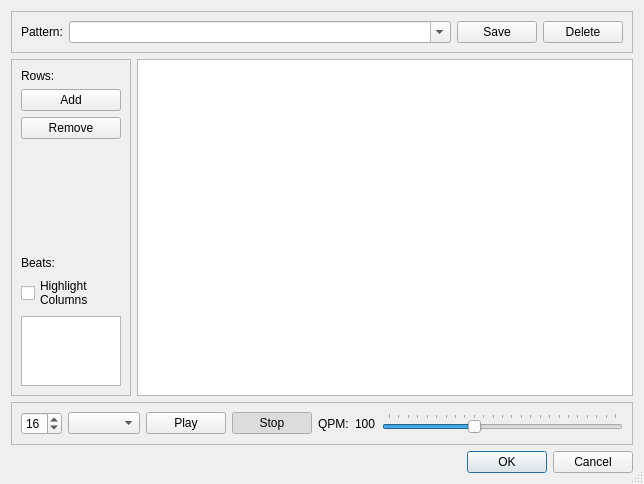
<?xml version="1.0" encoding="UTF-8"?>
<ui version="4.0">
 <author>Pedro Lopez-Cabanillas &lt;plcl@users.sourceforge.net&gt;</author>
 <comment>
KMetronome - ALSA Sequencer based MIDI metronome
Copyright (C) 2005-2019 Pedro Lopez-Cabanillas &lt;plcl@users.sourceforge.net&gt;

This program is free software; you can redistribute it and/or modify 
it under the terms of the GNU General Public License as published by 
the Free Software Foundation; either version 2 of the License, or 
(at your option) any later version.

This program is distributed in the hope that it will be useful,
but WITHOUT ANY WARRANTY; without even the implied warranty of
MERCHANTABILITY or FITNESS FOR A PARTICULAR PURPOSE.  
See the GNU General Public License for more details.

You should have received a copy of the GNU General Public License
along with this program; if not, write to the Free Software
Foundation, Inc., 51 Franklin Street, Fifth Floor, Boston,
MA 02110-1301, USA
 </comment>
 <class>DrumGrid</class>
 <widget class="QDialog" name="DrumGrid">
  <property name="geometry">
   <rect>
    <x>0</x>
    <y>0</y>
    <width>644</width>
    <height>484</height>
   </rect>
  </property>
  <property name="windowIcon">
   <iconset resource="kmetronome.qrc">
    <normaloff>:/icons/midi/icon16.png</normaloff>:/icons/midi/icon16.png</iconset>
  </property>
  <property name="sizeGripEnabled">
   <bool>true</bool>
  </property>
  <property name="modal">
   <bool>true</bool>
  </property>
  <layout class="QGridLayout" name="gridLayout">
   <item row="1" column="0">
    <widget class="QFrame" name="leftFrame">
     <property name="maximumSize">
      <size>
       <width>120</width>
       <height>16777215</height>
      </size>
     </property>
     <property name="frameShape">
      <enum>QFrame::StyledPanel</enum>
     </property>
     <property name="frameShadow">
      <enum>QFrame::Raised</enum>
     </property>
     <layout class="QVBoxLayout" name="verticalLayout">
      <item>
       <widget class="QLabel" name="label">
        <property name="text">
         <string>Rows:</string>
        </property>
       </widget>
      </item>
      <item>
       <widget class="QPushButton" name="addButton">
        <property name="whatsThis">
         <string>Use this button to add new rows (sounds) to the current pattern definition</string>
        </property>
        <property name="text">
         <string>Add</string>
        </property>
        <property name="icon">
         <iconset theme="list-add">
          <normaloff>.</normaloff>.</iconset>
        </property>
       </widget>
      </item>
      <item>
       <widget class="QPushButton" name="removeButton">
        <property name="whatsThis">
         <string>Use this button to remove the selected row (sound) from the pattern definition</string>
        </property>
        <property name="text">
         <string>Remove</string>
        </property>
        <property name="icon">
         <iconset theme="list-remove">
          <normaloff>.</normaloff>.</iconset>
        </property>
       </widget>
      </item>
      <item>
       <spacer name="verticalSpacer">
        <property name="orientation">
         <enum>Qt::Vertical</enum>
        </property>
        <property name="sizeHint" stdset="0">
         <size>
          <width>20</width>
          <height>155</height>
         </size>
        </property>
       </spacer>
      </item>
      <item>
       <widget class="QLabel" name="label_2">
        <property name="sizePolicy">
         <sizepolicy hsizetype="Minimum" vsizetype="Preferred">
          <horstretch>0</horstretch>
          <verstretch>0</verstretch>
         </sizepolicy>
        </property>
        <property name="text">
         <string>Beats:</string>
        </property>
       </widget>
      </item>
      <item>
       <widget class="QCheckBox" name="chkselbeat">
        <property name="whatsThis">
         <string>Highligh the grid columns while playing</string>
        </property>
        <property name="text">
         <string>Highlight
Columns</string>
        </property>
       </widget>
      </item>
      <item>
       <widget class="LCDNumberView" name="beatNumber">
        <property name="maximumSize">
         <size>
          <width>16777215</width>
          <height>100</height>
         </size>
        </property>
        <property name="whatsThis">
         <string>This is the current beat number</string>
        </property>
       </widget>
      </item>
     </layout>
    </widget>
   </item>
   <item row="0" column="0" colspan="2">
    <widget class="QFrame" name="topFrame">
     <property name="frameShape">
      <enum>QFrame::StyledPanel</enum>
     </property>
     <property name="frameShadow">
      <enum>QFrame::Raised</enum>
     </property>
     <layout class="QHBoxLayout" name="horizontalLayout_2">
      <item>
       <widget class="QLabel" name="patternLabel">
        <property name="text">
         <string>Pattern:</string>
        </property>
        <property name="buddy">
         <cstring>patternCombo</cstring>
        </property>
       </widget>
      </item>
      <item>
       <widget class="QComboBox" name="patternCombo">
        <property name="sizePolicy">
         <sizepolicy hsizetype="Expanding" vsizetype="Fixed">
          <horstretch>0</horstretch>
          <verstretch>0</verstretch>
         </sizepolicy>
        </property>
        <property name="whatsThis">
         <string>Type a new name and press the &quot;Save&quot; button to create a new pattern, or choose an existing pattern from the drop-down list.</string>
        </property>
        <property name="editable">
         <bool>true</bool>
        </property>
       </widget>
      </item>
      <item>
       <widget class="QPushButton" name="saveButton">
        <property name="whatsThis">
         <string>This button stores the current pattern definition with the name given</string>
        </property>
        <property name="text">
         <string>Save</string>
        </property>
        <property name="icon">
         <iconset theme="document-save">
          <normaloff>.</normaloff>.</iconset>
        </property>
       </widget>
      </item>
      <item>
       <widget class="QPushButton" name="deleteButton">
        <property name="whatsThis">
         <string>This button deletes the current pattern definition</string>
        </property>
        <property name="text">
         <string>Delete</string>
        </property>
        <property name="icon">
         <iconset theme="edit-delete">
          <normaloff>.</normaloff>.</iconset>
        </property>
       </widget>
      </item>
     </layout>
    </widget>
   </item>
   <item row="3" column="0" colspan="2">
    <widget class="QFrame" name="bottomFrame">
     <property name="frameShape">
      <enum>QFrame::StyledPanel</enum>
     </property>
     <property name="frameShadow">
      <enum>QFrame::Raised</enum>
     </property>
     <layout class="QHBoxLayout" name="horizontalLayout">
      <item>
       <widget class="QSpinBox" name="gridColumns">
        <property name="whatsThis">
         <string>Number of beats per measure (bar)</string>
        </property>
        <property name="minimum">
         <number>1</number>
        </property>
        <property name="maximum">
         <number>99</number>
        </property>
        <property name="value">
         <number>16</number>
        </property>
       </widget>
      </item>
      <item>
       <widget class="QComboBox" name="figureCombo">
        <property name="whatsThis">
         <string>This is the beat length for the pattern column.</string>
        </property>
        <property name="currentIndex">
         <number>-1</number>
        </property>
        <property name="currentItem" stdset="0">
         <number>0</number>
        </property>
       </widget>
      </item>
      <item>
       <widget class="QPushButton" name="startButton">
        <property name="whatsThis">
         <string>This button starts playing the current pattern</string>
        </property>
        <property name="text">
         <string>Play</string>
        </property>
        <property name="icon">
         <iconset theme="media-playback-start">
          <normaloff>.</normaloff>.</iconset>
        </property>
        <property name="checkable">
         <bool>true</bool>
        </property>
        <property name="autoExclusive">
         <bool>true</bool>
        </property>
       </widget>
      </item>
      <item>
       <widget class="QPushButton" name="stopButton">
        <property name="whatsThis">
         <string>This button stops the playback</string>
        </property>
        <property name="text">
         <string>Stop</string>
        </property>
        <property name="icon">
         <iconset theme="media-playback-stop">
          <normaloff>.</normaloff>.</iconset>
        </property>
        <property name="checkable">
         <bool>true</bool>
        </property>
        <property name="checked">
         <bool>true</bool>
        </property>
        <property name="autoExclusive">
         <bool>true</bool>
        </property>
       </widget>
      </item>
      <item>
       <widget class="QLabel" name="label_3">
        <property name="whatsThis">
         <string>QPM: quarters per minute</string>
        </property>
        <property name="text">
         <string comment="Quarters per Minute">QPM:</string>
        </property>
        <property name="buddy">
         <cstring>tempoSlider</cstring>
        </property>
       </widget>
      </item>
      <item>
       <widget class="QLabel" name="tempoLabel">
        <property name="whatsThis">
         <string>This is the current tempo in quarters per minute</string>
        </property>
        <property name="text">
         <string notr="true">100</string>
        </property>
       </widget>
      </item>
      <item>
       <widget class="QSlider" name="tempoSlider">
        <property name="whatsThis">
         <string>Drag the slider handle to change the tempo, in quarters per minute</string>
        </property>
        <property name="minimum">
         <number>10</number>
        </property>
        <property name="maximum">
         <number>250</number>
        </property>
        <property name="value">
         <number>100</number>
        </property>
        <property name="orientation">
         <enum>Qt::Horizontal</enum>
        </property>
        <property name="tickPosition">
         <enum>QSlider::TicksAbove</enum>
        </property>
       </widget>
      </item>
     </layout>
    </widget>
   </item>
   <item row="1" column="1">
    <widget class="QTableView" name="tableView">
     <property name="contextMenuPolicy">
      <enum>Qt::CustomContextMenu</enum>
     </property>
     <property name="whatsThis">
      <string>This is the pattern table, beats as columns and sounds as rows</string>
     </property>
     <attribute name="horizontalHeaderMinimumSectionSize">
      <number>16</number>
     </attribute>
    </widget>
   </item>
   <item row="4" column="0" colspan="2">
    <widget class="QDialogButtonBox" name="buttonBox">
     <property name="standardButtons">
      <set>QDialogButtonBox::Cancel|QDialogButtonBox::Ok</set>
     </property>
    </widget>
   </item>
  </layout>
 </widget>
 <customwidgets>
  <customwidget>
   <class>LCDNumberView</class>
   <extends>QGraphicsView</extends>
   <header>lcdnumberview.h</header>
  </customwidget>
 </customwidgets>
 <tabstops>
  <tabstop>patternCombo</tabstop>
  <tabstop>saveButton</tabstop>
  <tabstop>deleteButton</tabstop>
  <tabstop>tableView</tabstop>
  <tabstop>addButton</tabstop>
  <tabstop>removeButton</tabstop>
  <tabstop>chkselbeat</tabstop>
  <tabstop>gridColumns</tabstop>
  <tabstop>figureCombo</tabstop>
  <tabstop>startButton</tabstop>
  <tabstop>stopButton</tabstop>
  <tabstop>tempoSlider</tabstop>
 </tabstops>
 <resources>
  <include location="kmetronome.qrc"/>
 </resources>
 <connections>
  <connection>
   <sender>buttonBox</sender>
   <signal>accepted()</signal>
   <receiver>DrumGrid</receiver>
   <slot>accept()</slot>
   <hints>
    <hint type="sourcelabel">
     <x>560</x>
     <y>407</y>
    </hint>
    <hint type="destinationlabel">
     <x>566</x>
     <y>481</y>
    </hint>
   </hints>
  </connection>
  <connection>
   <sender>buttonBox</sender>
   <signal>rejected()</signal>
   <receiver>DrumGrid</receiver>
   <slot>reject()</slot>
   <hints>
    <hint type="sourcelabel">
     <x>516</x>
     <y>409</y>
    </hint>
    <hint type="destinationlabel">
     <x>515</x>
     <y>456</y>
    </hint>
   </hints>
  </connection>
 </connections>
</ui>
